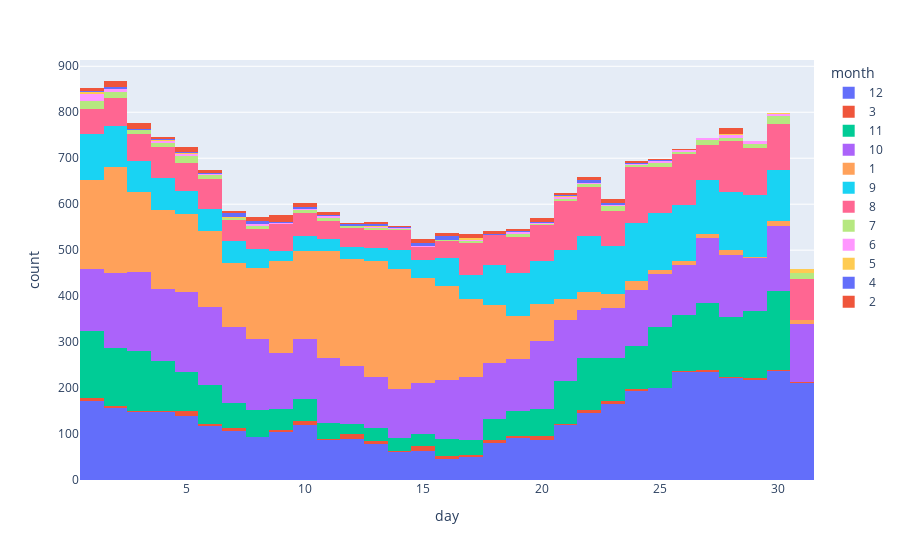

This figure's notebook cell:
### Code cell
count_amount_per_days_fig = px.histogram(df[['day', 'month', 'amount']], x='day', y=None, color='month')
count_amount_per_days_fig

### Figure 1 — Plotly figure (JSON) as saved in the notebook; plotly's stock layout.template omitted (floating-point values rounded to 4 significant figures; data arrays with more than 128 entries replaced by an {"elided": "..."} marker saying what was removed)
{"data": [{"alignmentgroup": "True", "bingroup": "x", "hovertemplate": "month=12<br>day=%{x}<br>count=%{y}<extra></extra>", "legendgroup": "12", "marker": {"color": "#636efa", "pattern": {"shape": ""}}, "name": "12", "offsetgroup": "12", "orientation": "v", "showlegend": true, "type": "histogram", "x": {"elided": "4223 int values"}, "xaxis": "x", "yaxis": "y"}, {"alignmentgroup": "True", "bingroup": "x", "hovertemplate": "month=3<br>day=%{x}<br>count=%{y}<extra></extra>", "legendgroup": "3", "marker": {"color": "#EF553B", "pattern": {"shape": ""}}, "name": "3", "offsetgroup": "3", "orientation": "v", "showlegend": true, "type": "histogram", "x": {"elided": "154 int values"}, "xaxis": "x", "yaxis": "y"}, {"alignmentgroup": "True", "bingroup": "x", "hovertemplate": "month=11<br>day=%{x}<br>count=%{y}<extra></extra>", "legendgroup": "11", "marker": {"color": "#00cc96", "pattern": {"shape": ""}}, "name": "11", "offsetgroup": "11", "orientation": "v", "showlegend": true, "type": "histogram", "x": {"elided": "2492 int values"}, "xaxis": "x", "yaxis": "y"}, {"alignmentgroup": "True", "bingroup": "x", "hovertemplate": "month=10<br>day=%{x}<br>count=%{y}<extra></extra>", "legendgroup": "10", "marker": {"color": "#ab63fa", "pattern": {"shape": ""}}, "name": "10", "offsetgroup": "10", "orientation": "v", "showlegend": true, "type": "histogram", "x": {"elided": "4135 int values"}, "xaxis": "x", "yaxis": "y"}, {"alignmentgroup": "True", "bingroup": "x", "hovertemplate": "month=1<br>day=%{x}<br>count=%{y}<extra></extra>", "legendgroup": "1", "marker": {"color": "#FFA15A", "pattern": {"shape": ""}}, "name": "1", "offsetgroup": "1", "orientation": "v", "showlegend": true, "type": "histogram", "x": {"elided": "3867 int values"}, "xaxis": "x", "yaxis": "y"}, {"alignmentgroup": "True", "bingroup": "x", "hovertemplate": "month=9<br>day=%{x}<br>count=%{y}<extra></extra>", "legendgroup": "9", "marker": {"color": "#19d3f3", "pattern": {"shape": ""}}, "name": "9", "offsetgroup": "9", "orientation": "v", "showlegend": true, "type": "histogram", "x": {"elided": "2311 int values"}, "xaxis": "x", "yaxis": "y"}, {"alignmentgroup": "True", "bingroup": "x", "hovertemplate": "month=8<br>day=%{x}<br>count=%{y}<extra></extra>", "legendgroup": "8", "marker": {"color": "#FF6692", "pattern": {"shape": ""}}, "name": "8", "offsetgroup": "8", "orientation": "v", "showlegend": true, "type": "histogram", "x": {"elided": "2191 int values"}, "xaxis": "x", "yaxis": "y"}, {"alignmentgroup": "True", "bingroup": "x", "hovertemplate": "month=7<br>day=%{x}<br>count=%{y}<extra></extra>", "legendgroup": "7", "marker": {"color": "#B6E880", "pattern": {"shape": ""}}, "name": "7", "offsetgroup": "7", "orientation": "v", "showlegend": true, "type": "histogram", "x": {"elided": "208 int values"}, "xaxis": "x", "yaxis": "y"}, {"alignmentgroup": "True", "bingroup": "x", "hovertemplate": "month=6<br>day=%{x}<br>count=%{y}<extra></extra>", "legendgroup": "6", "marker": {"color": "#FF97FF", "pattern": {"shape": ""}}, "name": "6", "offsetgroup": "6", "orientation": "v", "showlegend": true, "type": "histogram", "x": [23, 2, 14, 29, 2, 1, 5, 30, 1, 25, 28, 21, 4, 10, 1, 20, 30, 14, 2, 28, 19, 28, 29, 14, 26, 22, 13, 8, 1, 1, 8, 2, 29, 26, 1, 29, 26, 9, 25, 15, 19, 22, 7, 1, 24, 1, 22, 11, 17, 1, 4, 5, 2, 15, 27, 13, 1, 19, 6, 4, 28, 24, 23, 20, 18, 27, 11, 27, 28, 15, 21, 1, 11, 30, 25, 11, 1, 29, 26, 30, 25, 1, 25, 9, 29, 6, 5, 5, 28, 25, 8, 8, 24, 11, 13, 17, 17, 4, 30, 1, 17, 23, 1, 19, 27, 30, 29, 5, 2, 21], "xaxis": "x", "yaxis": "y"}, {"alignmentgroup": "True", "bingroup": "x", "hovertemplate": "month=5<br>day=%{x}<br>count=%{y}<extra></extra>", "legendgroup": "5", "marker": {"color": "#FECB52", "pattern": {"shape": ""}}, "name": "5", "offsetgroup": "5", "orientation": "v", "showlegend": true, "type": "histogram", "x": [5, 13, 1, 22, 3, 31, 11, 31, 17, 1, 29, 31, 31, 4, 31, 7, 10, 17, 28, 2, 1, 21, 17, 28, 30, 5, 9, 7, 31, 21, 30, 31, 21, 7, 1], "xaxis": "x", "yaxis": "y"}, {"alignmentgroup": "True", "bingroup": "x", "hovertemplate": "month=4<br>day=%{x}<br>count=%{y}<extra></extra>", "legendgroup": "4", "marker": {"color": "#636efa", "pattern": {"shape": ""}}, "name": "4", "offsetgroup": "4", "orientation": "v", "showlegend": true, "type": "histogram", "x": [3, 18, 14, 22, 4, 7, 20, 16, 13, 7, 16, 25, 21, 8, 7, 6, 7, 9, 22, 8, 20, 24, 15, 7, 23, 2, 18, 2, 16, 15, 10, 2, 18, 8, 1, 8, 8, 3, 5, 19, 15, 15, 6, 12, 5, 10, 22, 12, 4, 23, 13, 2, 22, 20, 12, 23, 16, 10, 13, 15, 8, 22, 10, 11, 7, 8, 6, 2, 7, 1, 16, 17, 24, 13, 13, 22, 16, 16], "xaxis": "x", "yaxis": "y"}, {"alignmentgroup": "True", "bingroup": "x", "hovertemplate": "month=2<br>day=%{x}<br>count=%{y}<extra></extra>", "legendgroup": "2", "marker": {"color": "#EF553B", "pattern": {"shape": ""}}, "name": "2", "offsetgroup": "2", "orientation": "v", "showlegend": true, "type": "histogram", "x": {"elided": "196 int values"}, "xaxis": "x", "yaxis": "y"}], "layout": {"barmode": "relative", "legend": {"title": {"text": "month"}, "tracegroupgap": 0}, "margin": {"t": 60}, "xaxis": {"anchor": "y", "domain": [0, 1], "title": {"text": "day"}}, "yaxis": {"anchor": "x", "domain": [0, 1], "title": {"text": "count"}}}}
